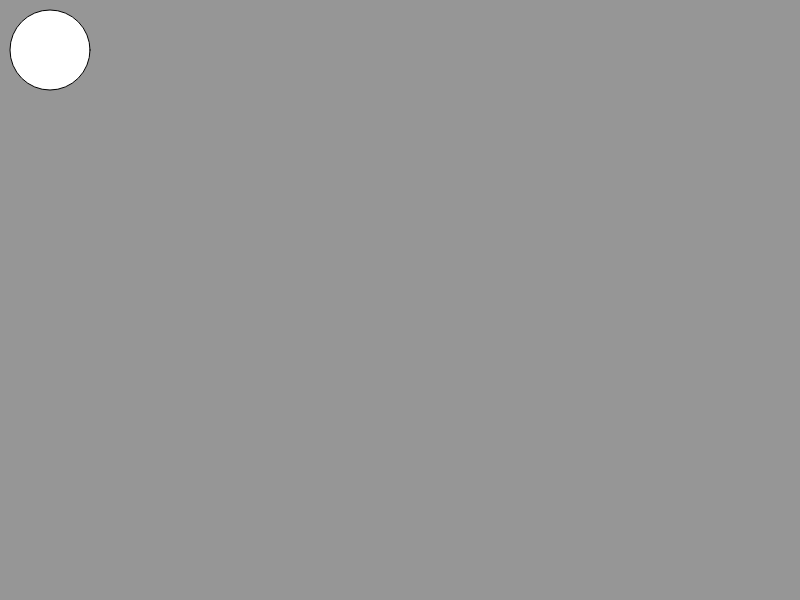
Frame 1 (no input)
Frame 60 (no input): identical to frame 1, image omitted
Frame 120 (the mouse pressed at the canvas centre since frame 60): identical to frame 1, image omitted

The p5.js sketch that drew this single still picture (run headless with seeded random() and noise() and a simulated clock; from frame 60 on, the mouse is pressed at the canvas centre):

// p5.js sketch
// ── sketch.js
function setup() {
  createCanvas(displayWidth, displayHeight);
}

function draw() {
  background(150);
  ellipse(50, 50, 80, 80);
}

// ── style_input.css
@tailwind base;
@tailwind components;
@tailwind utilities;

body {
  padding: 0;
  margin: 0;
  background-color: #1b1b1b;
}

// ── style_output.css
/*
! tailwindcss v3.3.5 | MIT License | https://tailwindcss.com
*/

/*
1. Prevent padding and border from affecting element width. (https://github.com/mozdevs/cssremedy/issues/4)
2. Allow adding a border to an element by just adding a border-width. (https://github.com/tailwindcss/tailwindcss/pull/116)
*/

*,
::before,
::after {
  box-sizing: border-box;
  /* 1 */
  border-width: 0;
  /* 2 */
  border-style: solid;
  /* 2 */
  border-color: #e5e7eb;
  /* 2 */
}

::before,
::after {
  --tw-content: '';
}

/*
1. Use a consistent sensible line-height in all browsers.
2. Prevent adjustments of font size after orientation changes in iOS.
3. Use a more readable tab size.
4. Use the user's configured `sans` font-family by default.
5. Use the user's configured `sans` font-feature-settings by default.
6. Use the user's configured `sans` font-variation-settings by default.
*/

html {
  line-height: 1.5;
  /* 1 */
  -webkit-text-size-adjust: 100%;
  /* 2 */
  -moz-tab-size: 4;
  /* 3 */
  -o-tab-size: 4;
     tab-size: 4;
  /* 3 */
  font-family: ui-sans-serif, system-ui, -apple-system, BlinkMacSystemFont, "Segoe UI", Roboto, "Helvetica Neue", Arial, "Noto Sans", sans-serif, "Apple Color Emoji", "Segoe UI Emoji", "Segoe UI Symbol", "Noto Color Emoji";
  /* 4 */
  font-feature-settings: normal;
  /* 5 */
  font-variation-settings: normal;
  /* 6 */
}

/*
1. Remove the margin in all browsers.
2. Inherit line-height from `html` so users can set them as a class directly on the `html` element.
*/

body {
  margin: 0;
  /* 1 */
  line-height: inherit;
  /* 2 */
}

/*
1. Add the correct height in Firefox.
2. Correct the inheritance of border color in Firefox. (https://bugzilla.mozilla.org/show_bug.cgi?id=190655)
3. Ensure horizontal rules are visible by default.
*/

hr {
  height: 0;
  /* 1 */
  color: inherit;
  /* 2 */
  border-top-width: 1px;
  /* 3 */
}

/*
Add the correct text decoration in Chrome, Edge, and Safari.
*/

abbr:where([title]) {
  -webkit-text-decoration: underline dotted;
          text-decoration: underline dotted;
}

/*
Remove the default font size and weight for headings.
*/

h1,
h2,
h3,
h4,
h5,
h6 {
  font-size: inherit;
  font-weight: inherit;
}

/*
Reset links to optimize for opt-in styling instead of opt-out.
*/

a {
  color: inherit;
  text-decoration: inherit;
}

/*
Add the correct font weight in Edge and Safari.
*/

b,
strong {
  font-weight: bolder;
}

/*
1. Use the user's configured `mono` font family by default.
2. Correct the odd `em` font sizing in all browsers.
*/

code,
kbd,
samp,
pre {
  font-family: ui-monospace, SFMono-Regular, Menlo, Monaco, Consolas, "Liberation Mono", "Courier New", monospace;
  /* 1 */
  font-size: 1em;
  /* 2 */
}

/*
Add the correct font size in all browsers.
*/

small {
  font-size: 80%;
}

/*
Prevent `sub` and `sup` elements from affecting the line height in all browsers.
*/

sub,
sup {
  font-size: 75%;
  line-height: 0;
  position: relative;
  vertical-align: baseline;
}

sub {
  bottom: -0.25em;
}

sup {
  top: -0.5em;
}

/*
1. Remove text indentation from table contents in Chrome and Safari. (https://bugs.chromium.org/p/chromium/issues/detail?id=999088, https://bugs.webkit.org/show_bug.cgi?id=201297)
2. Correct table border color inheritance in all Chrome and Safari. (https://bugs.chromium.org/p/chromium/issues/detail?id=935729, https://bugs.webkit.org/show_bug.cgi?id=195016)
3. Remove gaps between table borders by default.
*/

table {
  text-indent: 0;
  /* 1 */
  border-color: inherit;
  /* 2 */
  border-collapse: collapse;
  /* 3 */
}

/*
1. Change the font styles in all browsers.
2. Remove the margin in Firefox and Safari.
3. Remove default padding in all browsers.
*/

button,
input,
optgroup,
select,
textarea {
  font-family: inherit;
  /* 1 */
  font-feature-settings: inherit;
  /* 1 */
  font-variation-settings: inherit;
  /* 1 */
  font-size: 100%;
  /* 1 */
  font-weight: inherit;
  /* 1 */
  line-height: inherit;
  /* 1 */
  color: inherit;
  /* 1 */
  margin: 0;
  /* 2 */
  padding: 0;
  /* 3 */
}

/*
Remove the inheritance of text transform in Edge and Firefox.
*/

button,
select {
  text-transform: none;
}

/*
1. Correct the inability to style clickable types in iOS and Safari.
2. Remove default button styles.
*/

button,
[type='button'],
[type='reset'],
[type='submit'] {
  -webkit-appearance: button;
  /* 1 */
  background-color: transparent;
  /* 2 */
  background-image: none;
  /* 2 */
}

/*
Use the modern Firefox focus style for all focusable elements.
*/

:-moz-focusring {
  outline: auto;
}

/*
Remove the additional `:invalid` styles in Firefox. (https://github.com/mozilla/gecko-dev/blob/2f9eacd9d3d995c937b4251a5557d95d494c9be1/layout/style/res/forms.css#L728-L737)
*/

:-moz-ui-invalid {
  box-shadow: none;
}

/*
Add the correct vertical alignment in Chrome and Firefox.
*/

progress {
  vertical-align: baseline;
}

/*
Correct the cursor style of increment and decrement buttons in Safari.
*/

::-webkit-inner-spin-button,
::-webkit-outer-spin-button {
  height: auto;
}

/*
1. Correct the odd appearance in Chrome and Safari.
2. Correct the outline style in Safari.
*/

[type='search'] {
  -webkit-appearance: textfield;
  /* 1 */
  outline-offset: -2px;
  /* 2 */
}

/*
Remove the inner padding in Chrome and Safari on macOS.
*/

::-webkit-search-decoration {
  -webkit-appearance: none;
}

/*
1. Correct the inability to style clickable types in iOS and Safari.
2. Change font properties to `inherit` in Safari.
*/

::-webkit-file-upload-button {
  -webkit-appearance: button;
  /* 1 */
  font: inherit;
  /* 2 */
}

/*
Add the correct display in Chrome and Safari.
*/

summary {
  display: list-item;
}

/*
Removes the default spacing and border for appropriate elements.
*/

blockquote,
dl,
dd,
h1,
h2,
h3,
h4,
h5,
h6,
hr,
figure,
p,
pre {
  margin: 0;
}

fieldset {
  margin: 0;
  padding: 0;
}

legend {
  padding: 0;
}

ol,
ul,
menu {
  list-style: none;
  margin: 0;
  padding: 0;
}

/*
Reset default styling for dialogs.
*/

dialog {
  padding: 0;
}

/*
Prevent resizing textareas horizontally by default.
*/

textarea {
  resize: vertical;
}

/*
1. Reset the default placeholder opacity in Firefox. (https://github.com/tailwindlabs/tailwindcss/issues/3300)
2. Set the default placeholder color to the user's configured gray 400 color.
*/

input::-moz-placeholder, textarea::-moz-placeholder {
  opacity: 1;
  /* 1 */
  color: #9ca3af;
  /* 2 */
}

input::placeholder,
textarea::placeholder {
  opacity: 1;
  /* 1 */
  color: #9ca3af;
  /* 2 */
}

/*
Set the default cursor for buttons.
*/

button,
[role="button"] {
  cursor: pointer;
}

/*
Make sure disabled buttons don't get the pointer cursor.
*/

:disabled {
  cursor: default;
}

/*
1. Make replaced elements `display: block` by default. (https://github.com/mozdevs/cssremedy/issues/14)
2. Add `vertical-align: middle` to align replaced elements more sensibly by default. (https://github.com/jensimmons/cssremedy/issues/14#issuecomment-634934210)
   This can trigger a poorly considered lint error in some tools but is included by design.
*/

img,
svg,
video,
canvas,
audio,
iframe,
embed,
object {
  display: block;
  /* 1 */
  vertical-align: middle;
  /* 2 */
}

/*
Constrain images and videos to the parent width and preserve their intrinsic aspect ratio. (https://github.com/mozdevs/cssremedy/issues/14)
*/

img,
video {
  max-width: 100%;
  height: auto;
}

/* Make elements with the HTML hidden attribute stay hidden by default */

[hidden] {
  display: none;
}

*, ::before, ::after {
  --tw-border-spacing-x: 0;
  --tw-border-spacing-y: 0;
  --tw-translate-x: 0;
  --tw-translate-y: 0;
  --tw-rotate: 0;
  --tw-skew-x: 0;
  --tw-skew-y: 0;
  --tw-scale-x: 1;
  --tw-scale-y: 1;
  --tw-pan-x:  ;
  --tw-pan-y:  ;
  --tw-pinch-zoom:  ;
  --tw-scroll-snap-strictness: proximity;
  --tw-gradient-from-position:  ;
  --tw-gradient-via-position:  ;
  --tw-gradient-to-position:  ;
  --tw-ordinal:  ;
  --tw-slashed-zero:  ;
  --tw-numeric-figure:  ;
  --tw-numeric-spacing:  ;
  --tw-numeric-fraction:  ;
  --tw-ring-inset:  ;
  --tw-ring-offset-width: 0px;
  --tw-ring-offset-color: #fff;
  --tw-ring-color: rgb(59 130 246 / 0.5);
  --tw-ring-offset-shadow: 0 0 #0000;
  --tw-ring-shadow: 0 0 #0000;
  --tw-shadow: 0 0 #0000;
  --tw-shadow-colored: 0 0 #0000;
  --tw-blur:  ;
  --tw-brightness:  ;
  --tw-contrast:  ;
  --tw-grayscale:  ;
  --tw-hue-rotate:  ;
  --tw-invert:  ;
  --tw-saturate:  ;
  --tw-sepia:  ;
  --tw-drop-shadow:  ;
  --tw-backdrop-blur:  ;
  --tw-backdrop-brightness:  ;
  --tw-backdrop-contrast:  ;
  --tw-backdrop-grayscale:  ;
  --tw-backdrop-hue-rotate:  ;
  --tw-backdrop-invert:  ;
  --tw-backdrop-opacity:  ;
  --tw-backdrop-saturate:  ;
  --tw-backdrop-sepia:  ;
}

::backdrop {
  --tw-border-spacing-x: 0;
  --tw-border-spacing-y: 0;
  --tw-translate-x: 0;
  --tw-translate-y: 0;
  --tw-rotate: 0;
  --tw-skew-x: 0;
  --tw-skew-y: 0;
  --tw-scale-x: 1;
  --tw-scale-y: 1;
  --tw-pan-x:  ;
  --tw-pan-y:  ;
  --tw-pinch-zoom:  ;
  --tw-scroll-snap-strictness: proximity;
  --tw-gradient-from-position:  ;
  --tw-gradient-via-position:  ;
  --tw-gradient-to-position:  ;
  --tw-ordinal:  ;
  --tw-slashed-zero:  ;
  --tw-numeric-figure:  ;
  --tw-numeric-spacing:  ;
  --tw-numeric-fraction:  ;
  --tw-ring-inset:  ;
  --tw-ring-offset-width: 0px;
  --tw-ring-offset-color: #fff;
  --tw-ring-color: rgb(59 130 246 / 0.5);
  --tw-ring-offset-shadow: 0 0 #0000;
  --tw-ring-shadow: 0 0 #0000;
  --tw-shadow: 0 0 #0000;
  --tw-shadow-colored: 0 0 #0000;
  --tw-blur:  ;
  --tw-brightness:  ;
  --tw-contrast:  ;
  --tw-grayscale:  ;
  --tw-hue-rotate:  ;
  --tw-invert:  ;
  --tw-saturate:  ;
  --tw-sepia:  ;
  --tw-drop-shadow:  ;
  --tw-backdrop-blur:  ;
  --tw-backdrop-brightness:  ;
  --tw-backdrop-contrast:  ;
  --tw-backdrop-grayscale:  ;
  --tw-backdrop-hue-rotate:  ;
  --tw-backdrop-invert:  ;
  --tw-backdrop-opacity:  ;
  --tw-backdrop-saturate:  ;
  --tw-backdrop-sepia:  ;
}

.h-fit {
  height: -moz-fit-content;
  height: fit-content;
}

.w-fit {
  width: -moz-fit-content;
  width: fit-content;
}

.bg-black {
  --tw-bg-opacity: 1;
  background-color: rgb(0 0 0 / var(--tw-bg-opacity));
}

.bg-green-50 {
  --tw-bg-opacity: 1;
  background-color: rgb(240 253 244 / var(--tw-bg-opacity));
}

.bg-slate-800 {
  --tw-bg-opacity: 1;
  background-color: rgb(30 41 59 / var(--tw-bg-opacity));
}

.bg-slate-400 {
  --tw-bg-opacity: 1;
  background-color: rgb(148 163 184 / var(--tw-bg-opacity));
}

.p-20 {
  padding: 5rem;
}

body {
  padding: 0;
  margin: 0;
  background-color: #1b1b1b;
}

@media (min-width: 1280px) {
  .xl\:bg-slate-500 {
    --tw-bg-opacity: 1;
    background-color: rgb(100 116 139 / var(--tw-bg-opacity));
  }
}
